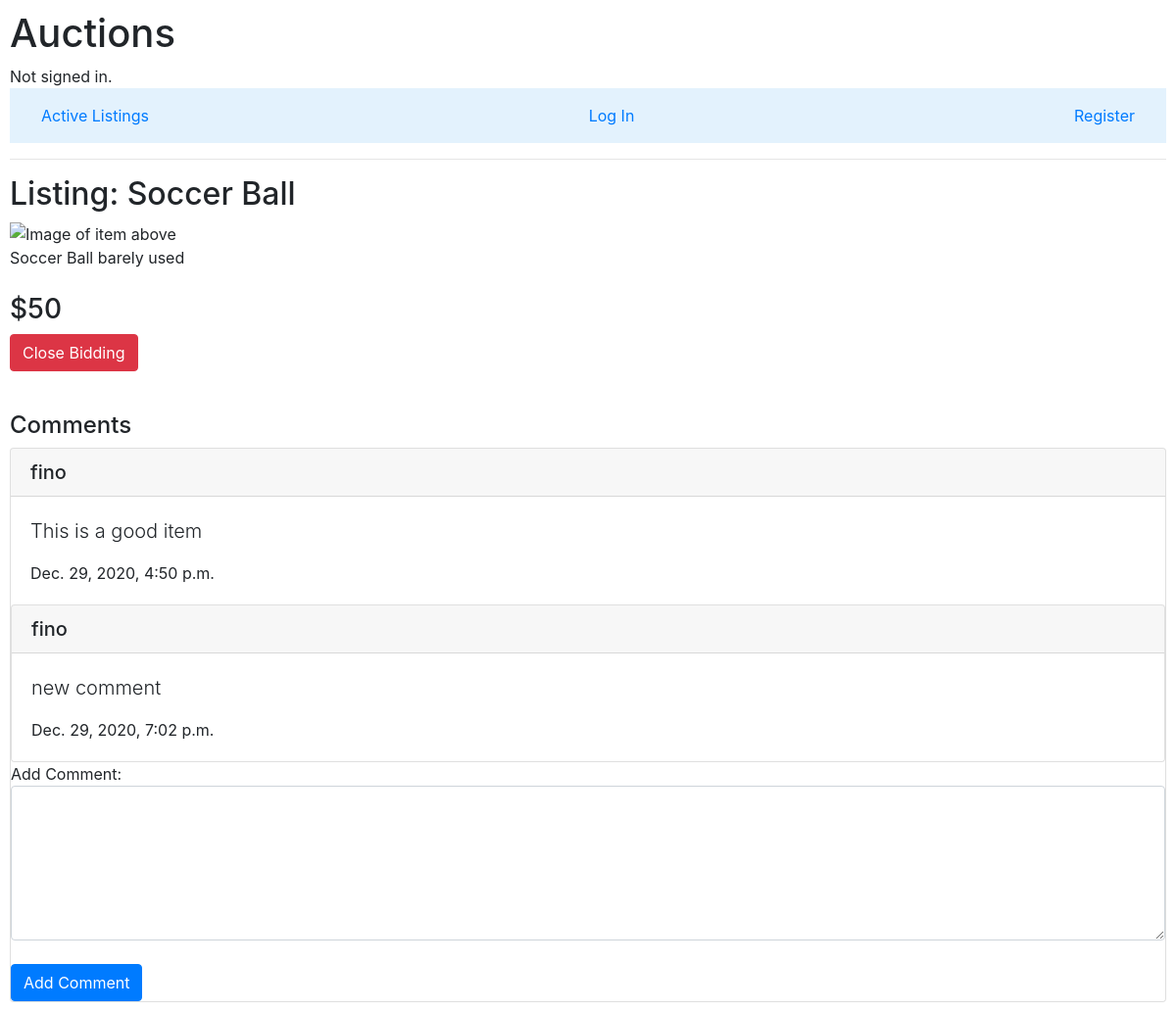
/7, run on the app's committed database.
### auctions/models.py (models this page shows, shortened)
class Listing(models.Model):
   title = models.CharField(max_length=64)
   description = models.CharField(max_length= 264)
   price = models.IntegerField()
   user = models.CharField(max_length=64)
   date = models.DateTimeField(auto_now=False, auto_now_add=True)
   img = models.CharField(max_length = 264,blank=True)
   category = models.CharField(max_length=64,blank=True)
   open = models.BooleanField(default=True)

class Comments(models.Model):
    user = models.CharField(max_length=64)
    comments = models.CharField(max_length=264)
    listing_id = models.IntegerField()
    timestamp = models.DateTimeField(auto_now_add=True)

### auctions/views.py (the view)
# urls.py: path("<int:listing_id>",views.listing,name="listing"),
def listing(request,listing_id):
    listing = Listing.objects.get(pk=listing_id)
    watchlist_item = Watchlist.objects.filter(user=request.user,listing_id=listing_id)
    owner = (request.user == listing.user)
    if request.method == "POST":
        comment = request.POST.get("comment")
        if (comment):
            comment = Comments(user=request.user,listing_id=listing_id,comments=comment)
            comment.save()
        if (request.POST.get("bid")):
            print(int(request.POST["bid"]))
            bid = int(request.POST["bid"])
            if bid > listing.price:
                current_bid = Bids.objects.filter(listing_id=listing_id)
                if current_bid:
                    current_bid.delete()
                new_bid = Bids(title=listing.title,user=request.user,listing_id=listing_id,bid=bid)
                new_bid.save()
                listing = Listing.objects.get(id=listing_id)
                listing.price = bid
                listing.save()
                return render(request,"auctions/listing.html", {
                "listing" : listing,
                "watchlist_item" : watchlist_item ,
                "msg": "You have successfully placed your bid",
                "msg_type": "success",
                "comments": Comments.objects.filter(listing_id=listing_id),
                "owner" : owner
            })
            else:
                return render(request,"auctions/listing.html", {
                "listing" : listing,
                "watchlist_item" : watchlist_item ,
                "msg": "Your bid must be greater than the current bid",
                "msg_type": "danger",
                "comments": Comments.objects.filter(listing_id=listing_id),
                "owner" : owner
            })
        else:
            return render(request,"auctions/listing.html", {
            "listing" : listing,
            "watchlist_item" : watchlist_item,
            "comments": Comments.objects.filter(listing_id=listing_id),
            "owner" : owner
        })
    else:
        return render(request,"auctions/listing.html", {
            "listing" : listing,
            "watchlist_item" : watchlist_item,
            "comments": Comments.objects.filter(listing_id=listing_id),
            "owner" : owner
        })

### auctions/templates/auctions/listing.html (shortened to what this page needs)
{% extends "auctions/layout.html" %}
{% block body %}
<h2> Listing: {{ listing.title}} </h2>
    {% if listing.img %}
        <img src= "{ { listing.img} }" alt="Image of item above"> </br>
    {% endif %}
    {{ listing.description  }}</br></br>
    <strong> <h3>${{listing.price}}<h3> </strong>
    {% if "{{owner}}" %}
        <form action="{% url 'user_listings' %}" method="post">
            <button class="btn btn-danger" type="submit" name="close_bid" value={{listing.id}}>Close Bidding</button></br></br>
        </form>
    {% endif %}
    <h4> Comments</h4>
        {%for comment in comments%}
            <div class="card text-left">
                <h5 class="card-header h5">{{comment.user}}</h5>
                <div class="card-body">
                    <p class="lead">{{comment.comments}}</p>
                    <p class="card-text">{{comment.timestamp}}</p>
            </div>
        {% empty %}
            <div class="text-center">
                <br> <br>
                <p class="lead">No Comments Found</p>
            </div>
        {% endfor %}</div>
    <form action="{% url 'listing' listing.id %}" method="post">
        <div>
        Add Comment:
        <textarea class="form-control" name="comment" rows="6"> </textarea>
        </div></br>
        <input class="btn btn-primary" type="submit" value="Add Comment">
    </form>
{% endblock%}

### auctions/static/auctions/styles.css (style rules this page uses)
body { padding: 10px; }

### data on the page
Listing: title "Soccer Ball", description "Soccer Ball barely used", price "50"
Comments: user "fino", comments "This is a good item", timestamp "Dec. 29, 2020, 4:50 p.m."
Comments: user "fino", comments "new comment", timestamp "Dec. 29, 2020, 7:02 p.m."
